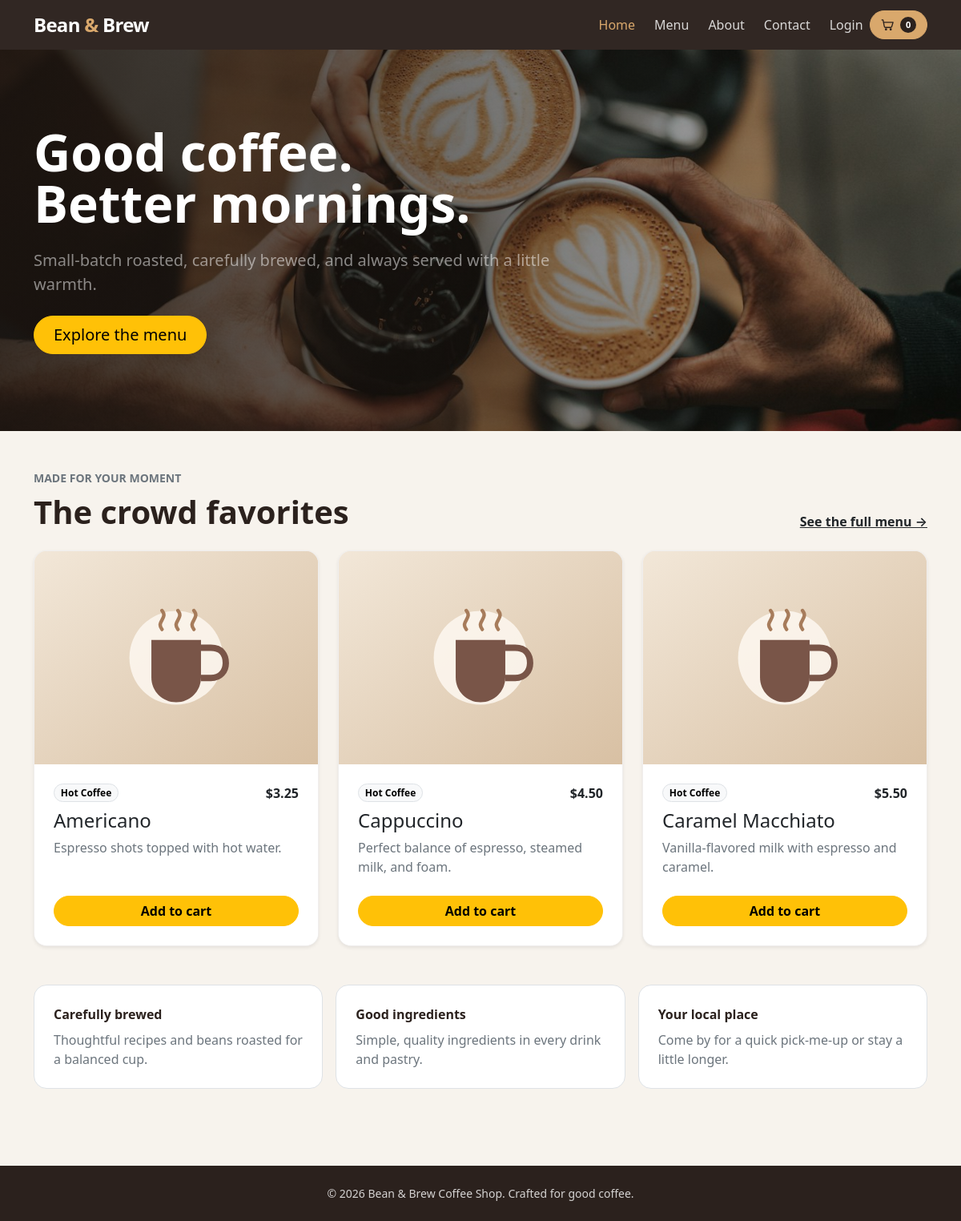
The page / on the database its author committed.
### tables this page shows
CREATE TABLE coffee_items (
    id INTEGER PRIMARY KEY AUTOINCREMENT,
    name TEXT NOT NULL,
    description TEXT NOT NULL,
    price REAL NOT NULL,
    image TEXT NOT NULL
, category TEXT NOT NULL DEFAULT 'Hot Coffee', ingredients TEXT NOT NULL DEFAULT '', calories INTEGER);

### includes/config.php (called while the page is built, shortened)
<?php
$db_path = __DIR__ . '/database.sqlite';
try {
    $pdo = new PDO("sqlite:$db_path");
    $pdo->setAttribute(PDO::ATTR_ERRMODE, PDO::ERRMODE_EXCEPTION);
    $pdo->setAttribute(PDO::ATTR_DEFAULT_FETCH_MODE, PDO::FETCH_ASSOC);
} catch (PDOException $e) {
    die("Database connection failed: " . $e->getMessage());
}
function getCoffeeItems($pdo) {
    $stmt = $pdo->query("SELECT id, name, description, price, image, category, ingredients, calories FROM coffee_items ORDER BY category, name");
    return $stmt->fetchAll();
}
function hasLocalCatalogImage($filename) {
    return is_string($filename)
        && preg_match('/\A[a-zA-Z0-9._-]+\.(?:jpe?g|png|webp|gif)\z/i', $filename) === 1
        && is_file(__DIR__ . '/../public/assets/images/' . $filename);
}
function catalogImageUrl($filename) {
    return 'assets/images/product-placeholder.svg';
}
$coffee_items = getCoffeeItems($pdo);

### public/index.php (the view, shortened to what this page needs)
<?php
require_once "../includes/config.php";
include "../includes/header.php";
?>
<section class="hero-panel">
    <div class="container py-5">
        <div class="col-lg-7 py-5">
            <h1 class="display-3 fw-bold lh-1 mb-4">Good coffee.<br>Better mornings.</h1>
            <p class="lead text-white-50 mb-4">Small-batch roasted, carefully brewed, and always served with a little warmth.</p>
            <a class="btn btn-warning btn-lg rounded-pill px-4" href="menu.php">Explore the menu</a>
        </div>
    </div>
</section>
<section class="container py-5">
    <div class="d-flex flex-column flex-sm-row justify-content-between align-items-sm-end gap-3 mb-4">
        <div>
            <p class="text-uppercase small fw-semibold text-secondary mb-2">Made for your moment</p>
            <h2 class="display-6 fw-bold mb-0">The crowd favorites</h2>
        </div>
        <a class="link-dark fw-semibold" href="menu.php">See the full menu &rarr;</a>
    </div>
    <div class="row g-4">
        <?php foreach (array_slice($coffee_items, 0, 3) as $item): ?>
            <div class="col-md-4">
                <article class="card product-card h-100 shadow-sm">
                    <a href="product.php?id=<?php echo (int)$item['id']; ?>" class="text-decoration-none">
                        <div class="product-art ratio ratio-4x3" aria-hidden="true">
                            <img src="<?php echo htmlspecialchars(catalogImageUrl($item['image']), ENT_QUOTES, 'UTF-8'); ?>" alt="" class="w-100 h-100 object-fit-cover">
                        </div>
                    </a>
                    <div class="card-body d-flex flex-column flex-grow-1 p-4">
                        <div class="d-flex justify-content-between align-items-center mb-2">
                            <span class="badge rounded-pill text-bg-light border"><?php echo htmlspecialchars($item['category']); ?></span>
                            <span class="fw-semibold">$<?php echo number_format($item['price'], 2); ?></span>
                        </div>
                        <h3 class="h4"><a class="text-dark text-decoration-none" href="product.php?id=<?php echo (int)$item['id']; ?>"><?php echo htmlspecialchars($item['name']); ?></a></h3>
                        <p class="text-secondary mb-0"><?php echo htmlspecialchars($item['description']); ?></p>
                    </div>
                    <div class="card-footer bg-white border-top-0 p-4 pt-0">
                        <form action="cart_handler.php" method="POST" class="js-cart-form">
                            <button class="btn btn-warning rounded-pill w-100 fw-semibold" type="submit">Add to cart</button>
                        </form>
                    </div>
                </article>
            </div>
        <?php endforeach; ?>
    </div>
</section>
<section class="container pb-5">
    <div class="row g-3">
        <div class="col-md-4"><div class="h-100 bg-white rounded-4 p-4 border"><div class="fw-bold mb-2">Carefully brewed</div><p class="text-secondary mb-0">Thoughtful recipes and beans roasted for a balanced cup.</p></div></div>
        <div class="col-md-4"><div class="h-100 bg-white rounded-4 p-4 border"><div class="fw-bold mb-2">Good ingredients</div><p class="text-secondary mb-0">Simple, quality ingredients in every drink and pastry.</p></div></div>
        <div class="col-md-4"><div class="h-100 bg-white rounded-4 p-4 border"><div class="fw-bold mb-2">Your local place</div><p class="text-secondary mb-0">Come by for a quick pick-me-up or stay a little longer.</p></div></div>
    </div>
</section>
<?php include "../includes/footer.php"; ?>

### includes/header.php (style rules this page uses)
:root { --coffee-ink: #2b211d; --coffee-brown: #56392d; --coffee-gold: #d9a86c; --coffee-cream: #f7f3ed; }
body { background: var(--coffee-cream); color: var(--coffee-ink); min-height: 100vh; display: flex; flex-direction: column; }
.hero-panel { min-height: 390px; display: grid; align-items: center; color: white; background: linear-gradient(90deg, rgba(28,20,16,.82), rgba(28,20,16,.2)), url('assets/images/hero.jpg') center/cover; }
.product-card { overflow: hidden; border: 1px solid rgba(65,44,34,.08); border-radius: 1rem; transition: transform .2s ease, box-shadow .2s ease; }
.product-art { min-height: 150px; display: grid; place-items: center; background: linear-gradient(135deg, #efe2d1, #dfc5a5); font-size: 4rem; }

### rows shown on the page
coffee_items: category "Hot Coffee", price "3.25", name "Americano", description "Espresso shots topped with hot water."
coffee_items: category "Hot Coffee", price "4.50", name "Cappuccino", description "Perfect balance of espresso, steamed milk, and foam."
coffee_items: category "Hot Coffee", price "5.50", name "Caramel Macchiato", description "Vanilla-flavored milk with espresso and caramel."
